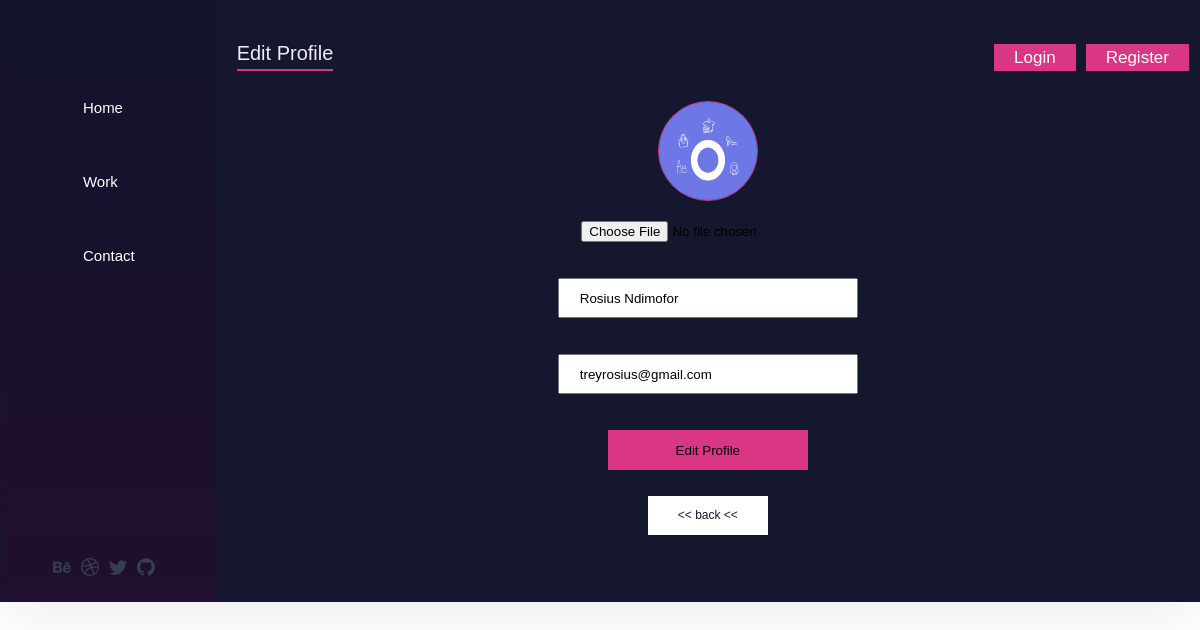
Page /user/1 on the committed database.
### models/user.py (models this page shows, shortened)
class UserModel(db.Model):
    __tablename__ = "users"
    id = db.Column(db.Integer, primary_key=True)
    full_names = db.Column(db.String(80), nullable=False)
    profile_pic = db.Column(db.String(80))
    email = db.Column(db.String(255), unique=True, nullable=False, index=True)
    password = db.Column(db.String(124), nullable=False, server_default="")
    posts = db.relationship("PostModel", lazy="dynamic")
    @classmethod
    def find_user_by_id(cls, _id: int) -> "UserModel":
        return cls.query.filter_by(id=_id).first()

### blueprints/profile.py (the view, shortened to what this page needs)
@bp.route('/user/<int:id>', methods=('GET', 'POST'))
def update(id):
    user = UserModel.find_user_by_id(id)
    if not user:
        flash("User doesn't exist")
    return render_template('/profile/edit_profile.html', user=user)

### blueprints/auth.py (called while the page is built)
@bp.before_app_request
def load_logged_in_user():
    user_id = session.get('user_id')
    if user_id is None:
        g.user = None
    else:
        g.user = UserModel.find_user_by_id(user_id)

### templates/profile/edit_profile.html (shortened to what this page needs)
{% extends 'base.html' %}
{% block header %}
<h1>{% block title %}Edit Profile{% endblock %}</h1>
{% endblock %}
{% block menu %}
<ul class="sidebar-nav">
        <li class="sidebar-nav__item">
            <a class="sidebar-nav__link" href="{{ url_for('blog.index') }}">
            <span>Home</span></a>
        </li>
        <li class="sidebar-nav__item">
          <a href="#" class="sidebar-nav__link">
            <span>Work</span>
          </a>
        </li>
        <li class="sidebar-nav__item">
          <a href="#" class="sidebar-nav__link">
            <span>Contact</span>
          </a>
        </li>
      </ul>
      {%endblock %}
{% block header_menu %}
{% if g.user.id %}
<div class="header-menu">
          <a href="{{url_for('auth.logout')}}" class="header-menu__logout">
            <span>Log Out</span>
          </a>
        </div>
{% else %}
<div class="header-menu">
          <a href="{{url_for('auth.login')}}" class="header-menu__login">
              <span>Login</span></a>
          <a href="{{url_for('auth.register')}}" class="header-menu__register">
            <span>Register</span>
          </a>
      </div>
{%endif%}
{% endblock %}
{% block middle %}
  <div class="edit-scaffold">
        <form class="login-form" method="post" enctype=multipart/form-data >
        {% if user.profile_pic %}
<img src="http://{{request.host}}/static/images/{{user.profile_pic}}" alt="profile pic" class="profile-pic">
             {% else %}
         <div class="profile-placeholder-name">
             {% for s in user.full_names.split() %}
                 {{s[0]}}
             {% endfor %}
         </div>
        {%endif%}
         <input type=file name=file class="choose-profile-pic">
        <br />
      <input
        type="text"
        id="full_names"
        name="full_names"
       value="{{ request.form['full_names'] or user.full_names }}"
        placeholder="Enter your Full Names"
        class="login-form__input"
        required
      /><br />
      <input
        type="email"
        id="email"
        name="email"
        value="{{ request.form['email'] or user.email }}"
        placeholder="Enter your email"
        class="login-form__input"
        readonly
      /><br />
      <input type="submit" class="login-form__submit" value="Edit Profile" />
<br />
    </form>
 <a href="{{url_for('profile.get',id=user.id)}}" class="back-btn"><< back <<</a>
  </div>
{% endblock %}

### static/style.css (style rules this page uses)
* { margin: 0; padding: 0; }
*, *::before, *::after { box-sizing: inherit; }
body { background-image: url("img/bg.jpg"); font-weight: 400; line-height: 1.6; font-family: "Montserrat", sans-serif; min-height: 100vh; scroll-snap-type: none; background-size: cover; }
.login-form { margin: 0 auto; display: flex; flex-direction: column; justify-content: center; align-items: center; }
.login-form__input { width: 30rem; height: 4rem; padding-left: 2rem; margin-top: 2rem; }
.login-form__submit { margin-top: 2rem; width: 20rem; height: 4rem; background-color: var(--color-bg-red); border-style: none; }
.sidebar-nav { font-size: 1.5rem; list-style: none; margin-top: 5rem; color: var(--color-white); }
.sidebar-nav__item { position: relative; }
.sidebar-nav__item:not(:last-child) { margin-bottom: 2rem; }
.sidebar-nav__item::before { content: ""; position: absolute; top: 0; left: 0; height: 100%; width: 3px; background-color: var(--color-bg-red); transform: scaleY(0); transition: transform 0.2s, width 0.4s cubic-bezier(1, 0, 0, 1) 0.2s, background-color 0.1s; }
.sidebar-nav__link:link, .sidebar-nav__link:visited { color: var(--color-white); text-decoration: none; position: relative; padding: 1.5rem 3rem; z-index: 10; display: flex; align-items: center; }
.header-menu { display: flex; font-size: 1.7rem; color: var(--color-grey); }
.header-menu__login { margin-right: 1rem; }
.header-menu__register { text-decoration: none; padding: 0 2rem; color: var(--color-white); background-color: var(--color-bg-red); }
.header-menu__login { text-decoration: none; padding: 0 2rem; color: var(--color-white); background-color: var(--color-bg-red); }
.profile-pic { width: 10rem; height: 10rem; border-radius: 100%; border-style: solid; margin-bottom: 2rem; align-self:center; border-width: 1px; border-color: var(--color-bg-red); background-size: cover; }
.choose-profile-pic { text-decoration: none; border: none; }
.back-btn { margin: 0 auto; margin-top: 1rem; font-size: 1.2rem; color: var(--color-bg-dark); padding: 1rem 3rem; text-decoration: none; background-color: var(--color-white); }
.edit-scaffold { display: flex; flex-direction: column; margin: 0 auto; text-align: center; }

### rows in the picture
UserModel: profile_pic (picture), full_names "Rosius Ndimofor", email "treyrosius@gmail.com"
